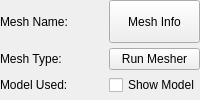
    <widget class="QWidget" name="widget" native="true">
     <layout class="QGridLayout" name="gridLayout_2">
      <property name="leftMargin">
       <number>0</number>
      </property>
      <property name="topMargin">
       <number>0</number>
      </property>
      <property name="rightMargin">
       <number>0</number>
      </property>
      <property name="bottomMargin">
       <number>5</number>
      </property>
      <property name="spacing">
       <number>5</number>
      </property>
      <item row="2" column="0">
       <widget class="QLabel" name="label_7">
        <property name="sizePolicy">
         <sizepolicy hsizetype="Fixed" vsizetype="Preferred">
          <horstretch>0</horstretch>
          <verstretch>0</verstretch>
         </sizepolicy>
        </property>
        <property name="text">
         <string>Model Used:</string>
        </property>
       </widget>
      </item>
      <item row="0" column="0">
       <widget class="QLabel" name="label">
        <property name="sizePolicy">
         <sizepolicy hsizetype="Fixed" vsizetype="Preferred">
          <horstretch>0</horstretch>
          <verstretch>0</verstretch>
         </sizepolicy>
        </property>
        <property name="text">
         <string>Mesh Name: </string>
        </property>
       </widget>
      </item>
      <item row="1" column="0">
       <widget class="QLabel" name="label_2">
        <property name="sizePolicy">
         <sizepolicy hsizetype="Fixed" vsizetype="Preferred">
          <horstretch>0</horstretch>
          <verstretch>0</verstretch>
         </sizepolicy>
        </property>
        <property name="text">
         <string>Mesh Type:</string>
        </property>
       </widget>
      </item>
      <item row="0" column="1">
       <widget class="QLabel" name="labelMeshName">
        <property name="sizePolicy">
         <sizepolicy hsizetype="Preferred" vsizetype="Preferred">
          <horstretch>0</horstretch>
          <verstretch>0</verstretch>
         </sizepolicy>
        </property>
        <property name="text">
         <string/>
        </property>
       </widget>
      </item>
      <item row="0" column="2">
       <widget class="QPushButton" name="btnMeshInfo">
        <property name="sizePolicy">
         <sizepolicy hsizetype="Preferred" vsizetype="Preferred">
          <horstretch>0</horstretch>
          <verstretch>0</verstretch>
         </sizepolicy>
        </property>
        <property name="text">
         <string>  Mesh Info  </string>
        </property>
       </widget>
      </item>
      <item row="2" column="1">
       <widget class="QLabel" name="labelModelName">
        <property name="sizePolicy">
         <sizepolicy hsizetype="Preferred" vsizetype="Preferred">
          <horstretch>0</horstretch>
          <verstretch>0</verstretch>
         </sizepolicy>
        </property>
        <property name="text">
         <string/>
        </property>
       </widget>
      </item>
      <item row="1" column="1">
       <widget class="QLabel" name="labelMeshType">
        <property name="sizePolicy">
         <sizepolicy hsizetype="Preferred" vsizetype="Preferred">
          <horstretch>0</horstretch>
          <verstretch>0</verstretch>
         </sizepolicy>
        </property>
        <property name="text">
         <string/>
        </property>
       </widget>
      </item>
      <item row="1" column="2">
       <widget class="QPushButton" name="btnRunMesher">
        <property name="sizePolicy">
         <sizepolicy hsizetype="Preferred" vsizetype="Fixed">
          <horstretch>0</horstretch>
          <verstretch>0</verstretch>
         </sizepolicy>
        </property>
        <property name="text">
         <string>Run Mesher</string>
        </property>
       </widget>
      </item>
      <item row="2" column="2">
       <widget class="QCheckBox" name="checkBoxShowModel">
        <property name="sizePolicy">
         <sizepolicy hsizetype="Fixed" vsizetype="Fixed">
          <horstretch>0</horstretch>
          <verstretch>0</verstretch>
         </sizepolicy>
        </property>
        <property name="text">
         <string>Show Model</string>
        </property>
       </widget>
      </item>
     </layout>
    </widget>
